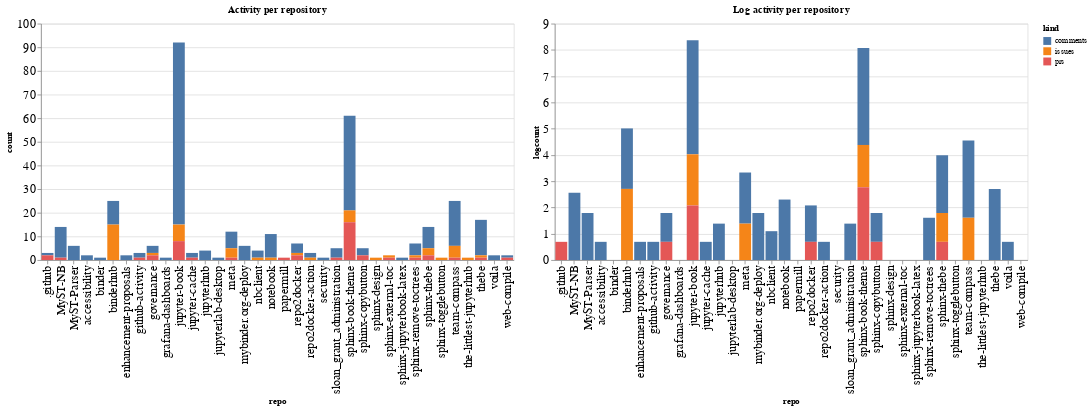

This figure's notebook cell:
### Code cell
ch1 = alt.Chart(repo_summaries, width=600, title="Activity per repository").mark_bar().encode(
    x='repo',
    y='count',
    color='kind',
    tooltip="kind"
)

ch2 = alt.Chart(repo_summaries, width=600, title="Log activity per repository").mark_bar().encode(
    x='repo',
    y='logcount',
    color='kind',
    tooltip="kind"
)

ch1 | ch2

### Figure 1 — Vega-Lite specification as saved in the notebook (floating-point values rounded to 4 significant figures)
{"config": {"axisLeft": {"labelFontSize": 15}, "axisBottom": {"labelFontSize": 15}}, "hconcat": [{"mark": "bar", "encoding": {"color": {"type": "nominal", "field": "kind"}, "tooltip": {"type": "nominal", "field": "kind"}, "x": {"type": "nominal", "field": "repo"}, "y": {"type": "quantitative", "field": "count"}}, "title": "Activity per repository", "width": 600}, {"mark": "bar", "encoding": {"color": {"type": "nominal", "field": "kind"}, "tooltip": {"type": "nominal", "field": "kind"}, "x": {"type": "nominal", "field": "repo"}, "y": {"type": "quantitative", "field": "logcount"}}, "title": "Log activity per repository", "width": 600}], "data": {"name": "data-3f68f6e06263b4b1a8c69717cf021d81"}, "$schema": "https://vega.github.io/schema/vega-lite/v4.8.1.json", "datasets": {"data-3f68f6e06263b4b1a8c69717cf021d81": [{"repo": ".github", "kind": "comments", "count": 1, "logcount": 0.0}, {"repo": ".github", "kind": "prs", "count": 2, "logcount": 0.6931}, {"repo": "MyST-NB", "kind": "comments", "count": 13, "logcount": 2.565}, {"repo": "MyST-NB", "kind": "prs", "count": 1, "logcount": 0.0}, {"repo": "MyST-Parser", "kind": "comments", "count": 6, "logcount": 1.792}, {"repo": "accessibility", "kind": "comments", "count": 2, "logcount": 0.6931}, {"repo": "binder", "kind": "comments", "count": 1, "logcount": 0.0}, {"repo": "binderhub", "kind": "comments", "count": 10, "logcount": 2.303}, {"repo": "binderhub", "kind": "issues", "count": 15, "logcount": 2.708}, {"repo": "enhancement-proposals", "kind": "comments", "count": 2, "logcount": 0.6931}, {"repo": "github-activity", "kind": "comments", "count": 2, "logcount": 0.6931}, {"repo": "github-activity", "kind": "prs", "count": 1, "logcount": 0.0}, {"repo": "governance", "kind": "comments", "count": 3, "logcount": 1.099}, {"repo": "governance", "kind": "issues", "count": 1, "logcount": 0.0}, {"repo": "governance", "kind": "prs", "count": 2, "logcount": 0.6931}, {"repo": "grafana-dashboards", "kind": "comments", "count": 1, "logcount": 0.0}, {"repo": "jupyter-book", "kind": "comments", "count": 77, "logcount": 4.344}, {"repo": "jupyter-book", "kind": "issues", "count": 7, "logcount": 1.946}, {"repo": "jupyter-book", "kind": "prs", "count": 8, "logcount": 2.079}, {"repo": "jupyter-cache", "kind": "comments", "count": 2, "logcount": 0.6931}, {"repo": "jupyter-cache", "kind": "prs", "count": 1, "logcount": 0.0}, {"repo": "jupyterhub", "kind": "comments", "count": 4, "logcount": 1.386}, {"repo": "jupyterlab-desktop", "kind": "comments", "count": 1, "logcount": 0.0}, {"repo": "meta", "kind": "comments", "count": 7, "logcount": 1.946}, {"repo": "meta", "kind": "issues", "count": 4, "logcount": 1.386}, {"repo": "meta", "kind": "prs", "count": 1, "logcount": 0.0}, {"repo": "mybinder.org-deploy", "kind": "comments", "count": 6, "logcount": 1.792}, {"repo": "nbclient", "kind": "comments", "count": 3, "logcount": 1.099}, {"repo": "nbclient", "kind": "issues", "count": 1, "logcount": 0.0}, {"repo": "notebook", "kind": "comments", "count": 10, "logcount": 2.303}, {"repo": "notebook", "kind": "issues", "count": 1, "logcount": 0.0}, {"repo": "papermill", "kind": "prs", "count": 1, "logcount": 0.0}, {"repo": "repo2docker", "kind": "comments", "count": 4, "logcount": 1.386}, {"repo": "repo2docker", "kind": "issues", "count": 1, "logcount": 0.0}, {"repo": "repo2docker", "kind": "prs", "count": 2, "logcount": 0.6931}, {"repo": "repo2docker-action", "kind": "comments", "count": 2, "logcount": 0.6931}, {"repo": "repo2docker-action", "kind": "issues", "count": 1, "logcount": 0.0}, {"repo": "security", "kind": "comments", "count": 1, "logcount": 0.0}, {"repo": "sloan_grant_administration", "kind": "comments", "count": 4, "logcount": 1.386}, {"repo": "sloan_grant_administration", "kind": "prs", "count": 1, "logcount": 0.0}, {"repo": "sphinx-book-theme", "kind": "comments", "count": 40, "logcount": 3.689}, {"repo": "sphinx-book-theme", "kind": "issues", "count": 5, "logcount": 1.609}, {"repo": "sphinx-book-theme", "kind": "prs", "count": 16, "logcount": 2.773}, {"repo": "sphinx-copybutton", "kind": "comments", "count": 3, "logcount": 1.099}, {"repo": "sphinx-copybutton", "kind": "prs", "count": 2, "logcount": 0.6931}, {"repo": "sphinx-design", "kind": "issues", "count": 1, "logcount": 0.0}, {"repo": "sphinx-external-toc", "kind": "issues", "count": 1, "logcount": 0.0}, {"repo": "sphinx-external-toc", "kind": "prs", "count": 1, "logcount": 0.0}, {"repo": "sphinx-jupyterbook-latex", "kind": "comments", "count": 1, "logcount": 0.0}, {"repo": "sphinx-remove-toctrees", "kind": "comments", "count": 5, "logcount": 1.609}, {"repo": "sphinx-remove-toctrees", "kind": "issues", "count": 1, "logcount": 0.0}, {"repo": "sphinx-remove-toctrees", "kind": "prs", "count": 1, "logcount": 0.0}, {"repo": "sphinx-thebe", "kind": "comments", "count": 9, "logcount": 2.197}, {"repo": "sphinx-thebe", "kind": "issues", "count": 3, "logcount": 1.099}, {"repo": "sphinx-thebe", "kind": "prs", "count": 2, "logcount": 0.6931}, {"repo": "sphinx-togglebutton", "kind": "issues", "count": 1, "logcount": 0.0}, {"repo": "team-compass", "kind": "comments", "count": 19, "logcount": 2.944}, {"repo": "team-compass", "kind": "issues", "count": 5, "logcount": 1.609}, {"repo": "team-compass", "kind": "prs", "count": 1, "logcount": 0.0}, {"repo": "the-littlest-jupyterhub", "kind": "issues", "count": 1, "logcount": 0.0}, {"repo": "thebe", "kind": "comments", "count": 15, "logcount": 2.708}, {"repo": "thebe", "kind": "issues", "count": 1, "logcount": 0.0}, {"repo": "thebe", "kind": "prs", "count": 1, "logcount": 0.0}, {"repo": "voila", "kind": "comments", "count": 2, "logcount": 0.6931}, {"repo": "web-compile", "kind": "comments", "count": 1, "logcount": 0.0}, {"repo": "web-compile", "kind": "prs", "count": 1, "logcount": 0.0}]}}
